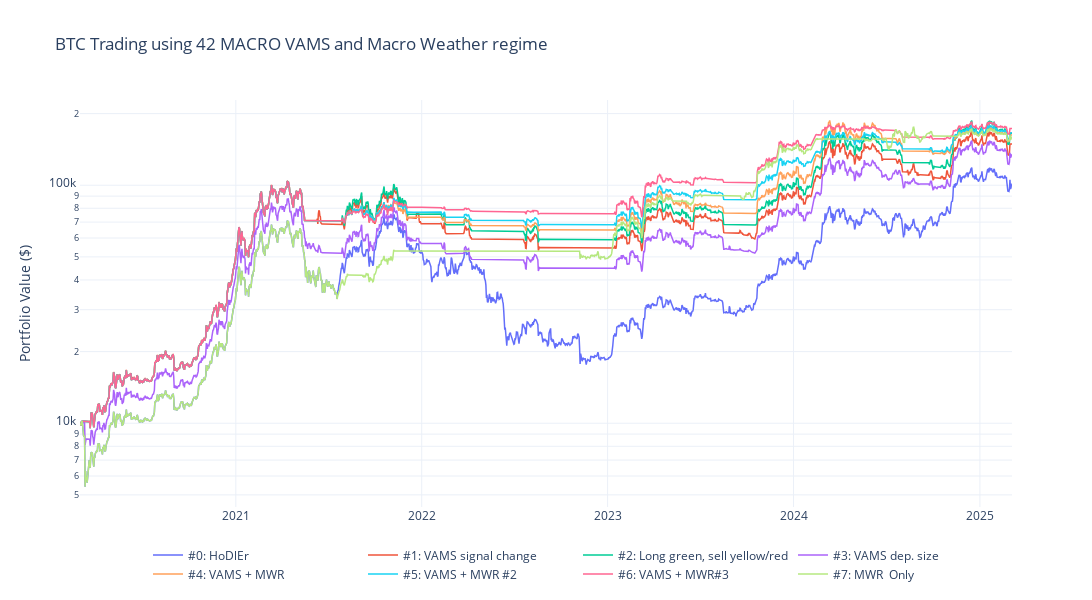

Notebook code cell kept with this figure:
### Code cell
import plotly.graph_objects as go

# Create figure
fig = go.Figure()

# Add each portfolio's value curve
portfolios = {
    '#0: HoDlEr': bh_pf,
    '#1: VAMS signal change': inout_ords,
    '#2: Long green, sell yellow/red': less_ords,
    '#3: VAMS dep. size': cpf_fo,
    '#4: VAMS + MWR': full_sig,
    '#5: VAMS + MWR #2': full_sig_mod,
    '#6: VAMS + MWR#3': full_sig_mod2,
    '#7: MWR  Only': mwr_only,
}

for name, pf in portfolios.items():
    fig.add_trace(
        go.Scatter(
            x=pf.value().index,
            y=pf.value().values,
            name=name,
            mode='lines',
            line=dict(width=1.5)
        )
    )

# Update layout with horizontal legend at bottom
fig.update_layout(
    title='BTC Trading using 42 MACRO VAMS and Macro Weather regime',
    yaxis_title='Portfolio Value ($)',
    template='plotly_white',
    width=1100,
    height=600,
    yaxis_type='log',
    showlegend=True,
    hovermode='x unified',
    legend=dict(
        orientation="h",
        yanchor="bottom",
        y=-0.2,
        xanchor="center",
        x=0.5
    )
)

# Show the figure
fig.show()

### Figure 1 — Plotly figure (JSON) as saved in the notebook; plotly's stock layout.template omitted (floating-point values rounded to 4 significant figures; data arrays with more than 128 entries replaced by an {"elided": "..."} marker saying what was removed)
{"data": [{"line": {"width": 1.5}, "mode": "lines", "name": "#0: HoDlEr", "type": "scatter", "x": {"elided": "1831 str values"}, "y": {"elided": "1831 float values"}}, {"line": {"width": 1.5}, "mode": "lines", "name": "#1: VAMS signal change", "type": "scatter", "x": {"elided": "1831 str values"}, "y": {"elided": "1831 float values"}}, {"line": {"width": 1.5}, "mode": "lines", "name": "#2: Long green, sell yellow/red", "type": "scatter", "x": {"elided": "1831 str values"}, "y": {"elided": "1831 float values"}}, {"line": {"width": 1.5}, "mode": "lines", "name": "#3: VAMS dep. size", "type": "scatter", "x": {"elided": "1831 str values"}, "y": {"elided": "1831 float values"}}, {"line": {"width": 1.5}, "mode": "lines", "name": "#4: VAMS + MWR", "type": "scatter", "x": {"elided": "1831 str values"}, "y": {"elided": "1831 float values"}}, {"line": {"width": 1.5}, "mode": "lines", "name": "#5: VAMS + MWR #2", "type": "scatter", "x": {"elided": "1831 str values"}, "y": {"elided": "1831 float values"}}, {"line": {"width": 1.5}, "mode": "lines", "name": "#6: VAMS + MWR#3", "type": "scatter", "x": {"elided": "1831 str values"}, "y": {"elided": "1831 float values"}}, {"line": {"width": 1.5}, "mode": "lines", "name": "#7: MWR  Only", "type": "scatter", "x": {"elided": "1831 str values"}, "y": {"elided": "1831 float values"}}], "layout": {"height": 600, "hovermode": "x unified", "legend": {"orientation": "h", "x": 0.5, "xanchor": "center", "y": -0.2, "yanchor": "bottom"}, "showlegend": true, "title": {"text": "BTC Trading using 42 MACRO VAMS and Macro Weather regime"}, "width": 1200, "yaxis": {"title": {"text": "Portfolio Value ($)"}, "type": "log"}}}
